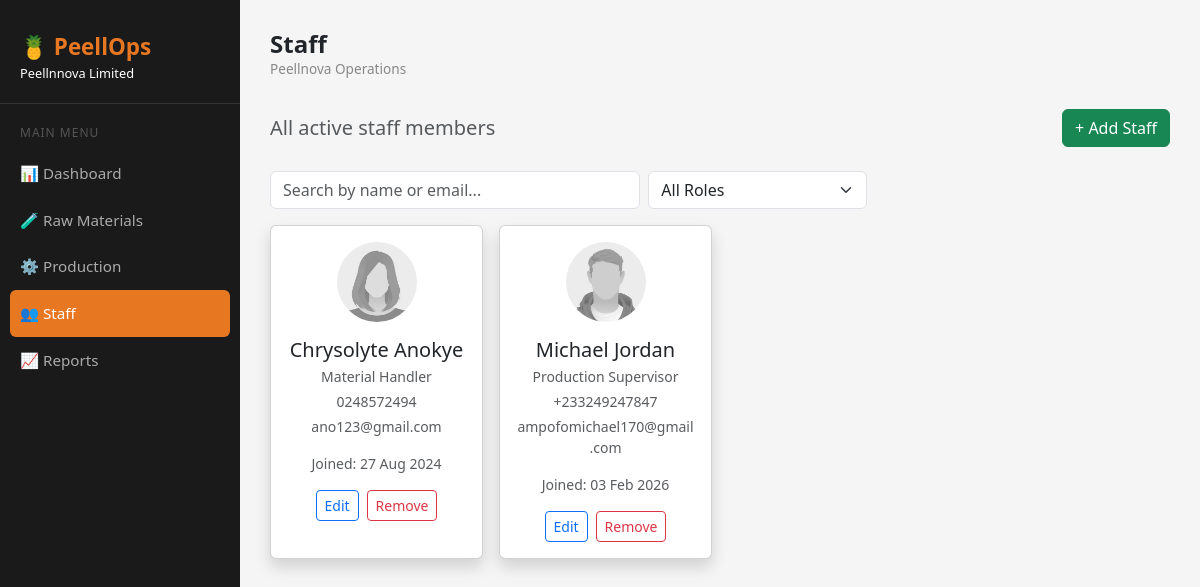
Screenshot of /staff with the database file from the repository.
### models.py (models this page shows)
class Staff(db.Model):
    id = db.Column(db.Integer, primary_key=True)
    first_name = db.Column(db.String(100), nullable=False)
    last_name = db.Column(db.String(100), nullable=False)
    role = db.Column(db.String(100), nullable=False)
    phone = db.Column(db.String(20), nullable=True)
    email = db.Column(db.String(120), nullable=True, unique=True)
    profile_pic = db.Column(db.String(200), nullable=True, default='default.png')
    date_joined = db.Column(db.Date, nullable=False)
    is_active = db.Column(db.Boolean, default=True)
    date_created = db.Column(db.DateTime, default=datetime.utcnow)
    @property
    def full_name(self):
        return f"{self.first_name} {self.last_name}"

### routes.py (the view)
@main.route("/staff")
def staff():
    staff_list = Staff.query.filter_by(is_active=True).order_by(Staff.first_name).all()
    return render_template("staff.html", staff_list=staff_list)

### templates/staff.html (shortened to what this page needs)
{% extends "base.html" %}
{% block page_heading %}Staff{% endblock %}
{% block content %}
    <div class="d-flex justify-content-between align-items-center mb-4">
        <h5 class="text-muted mb-0">All active staff members</h5>
        <a href="/add-staff" class="btn btn-success">+ Add Staff</a>
    </div>
    <div class="row g-2 mb-3">
        <div class="col-md-5">
            <input type="text" id="searchInput" class="form-control" placeholder="Search by name or email...">
        </div>
        <div class="col-md-3">
            <select id="roleFilter" class="form-select">
                <option value="">All Roles</option>
            </select>
        </div>
    </div>
    <div class="row g-3" id="staffGrid">
        {% for member in staff_list %}
        <div class="col-md-3 staff-card"
             data-name="{{ member.full_name | lower }}"
             data-email="{{ member.email | lower if member.email else '' }}"
             data-role="{{ member.role }}">
            <div class="card shadow text-center h-100">
                <div class="card-body">
                    <img src="{{ url_for('static', filename='uploads/' + member.profile_pic) }}"
                         alt="{{ member.full_name }}"
                         class="rounded-circle mb-3"
                         style="width: 80px; height: 80px; object-fit: cover;">
                    <h5 class="card-title mb-1">{{ member.full_name }}</h5>
                    <p class="text-muted small mb-1">{{ member.role }}</p>
                    <p class="text-muted small mb-1">{{ member.phone or "No phone" }}</p>
                    <p class="text-muted small mb-3">{{ member.email or "No email" }}</p>
                    <p class="text-muted small">Joined: {{ member.date_joined.strftime('%d %b %Y') }}</p>
                    <div class="d-flex justify-content-center gap-2 mt-2">
                        <a href="/edit-staff/{{ member.id }}" class="btn btn-sm btn-outline-primary">Edit</a>
                        <a href="#"
                           onclick="confirmDelete('/deactivate-staff/{{ member.id }}', '{{ member.full_name }}')"
                           class="btn btn-sm btn-outline-danger">Remove</a>
                    </div>
                </div>
            </div>
        </div>
        {% endfor %}
    </div>
{% endblock %}

### templates/base.html (shortened to what this page needs)
<!DOCTYPE html>
<html>
<head>
    <link href="https://cdn.jsdelivr.net/npm/bootstrap@5.3.2/dist/css/bootstrap.min.css" rel="stylesheet">
</head>
<body>
    <div id="sidebar">
        <div class="brand">
            🍍 PeellOps
            <span>Peellnnova Limited</span>
        </div>
        <div class="section-label">Main Menu</div>
        <a href="/" class="{% if request.path == '/' %}active{% endif %}">
            📊 Dashboard
        </a>
        <a href="/materials" class="{% if request.path == '/materials' %}active{% endif %}">
            🧪 Raw Materials
        </a>
        <a href="/batches" class="{% if request.path == '/batches' %}active{% endif %}">
            ⚙️ Production
        </a>
        <a href="/staff" class="{% if request.path == '/staff' %}active{% endif %}">
    👥 Staff
</a>
    <a href="/reports" class="{% if request.path == '/reports' %}active{% endif %}">
    📈 Reports
</a>
    </div>
    <div id="main">
        <div id="topbar">
            <div>
                <h4>{% block page_heading %}{% endblock %}</h4>
                <div class="subtitle">Peellnova Operations</div>
            </div>
        </div>
        {% block content %}
        {% endblock %}
    </div>
</body>
</html>

### templates/base.html (style rules this page uses)
body { min-height: 100vh; }
#sidebar { width: 240px; min-height: 100vh; background-color: #1a1a1a; position: fixed; top: 0; left: 0; padding: 20px 0; }
#sidebar .brand { color: #E87722; font-size: 1.4rem; font-weight: bold; padding: 10px 20px 20px 20px; border-bottom: 1px solid #333; }
#sidebar .brand span { color: white; font-size: 0.8rem; display: block; font-weight: normal; }
#sidebar a { display: block; color: #aaaaaa; text-decoration: none; padding: 12px 20px; font-size: 0.95rem; }
#sidebar a.active { color: white; background-color: #E87722; border-radius: 6px; margin: 0 10px; padding: 12px 10px; }
#sidebar .section-label { color: #555; font-size: 0.75rem; text-transform: uppercase; letter-spacing: 1px; padding: 20px 20px 8px 20px; }
#main { margin-left: 240px; padding: 30px; background-color: #f5f5f5; min-height: 100vh; }
#topbar { display: flex; justify-content: space-between; align-items: center; margin-bottom: 30px; }
#topbar h4 { margin: 0; font-weight: bold; }
#topbar .subtitle { color: #888; font-size: 0.85rem; }

### rows the page displays
Staff: profile_pic (placeholder picture), full_name "Chrysolyte Anokye", role "Material Handler", phone "0248572494", email "ano123@gmail.com", date_joined "27 Aug 2024"
Staff: profile_pic (placeholder picture), full_name "Michael Jordan", role "Production Supervisor", phone "+233249247847", email "ampofomichael170@gmail.com", date_joined "03 Feb 2026"
